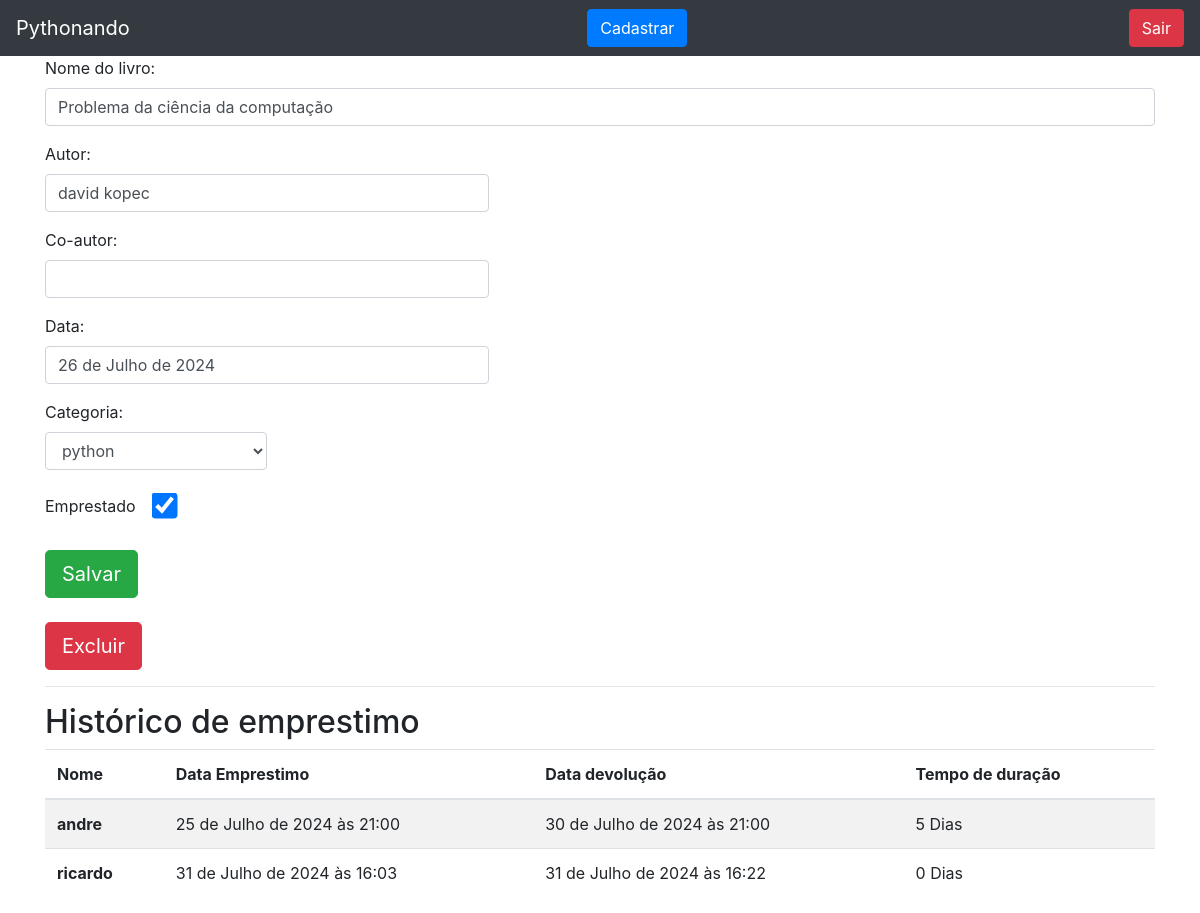
Screenshot of /livro/ver_livro/1 (signed in) with the database file from the repository.
### livro/models.py (models this page shows, shortened)
class Livros(models.Model):
    nome = models.CharField(max_length = 100)
    autor = models.CharField(max_length = 30)
    co_autor = models.CharField(max_length = 30, blank = True)
    data_cadastro = models.DateField(default = date.today)
    emprestado = models.BooleanField(default = False)
    categoria = models.ForeignKey(Categoria, on_delete=models.DO_NOTHING)
    usuario = models.ForeignKey(Usuarios, on_delete=models.DO_NOTHING)
    class Meta:
        verbose_name = 'Livro'

class Emprestimos(models.Model):
    choices = (
        ('P', 'Péssimo'),
        ('R', 'Ruim'),
        ('B', 'Bom'),
        ('O', 'Ótimo')
    )
    nome_emprestado = models.ForeignKey(Usuarios, on_delete=models.DO_NOTHING, blank = True, null = True)
    nome_emprestado_anonimo = models.CharField(max_length = 30, blank = True, null = True)
    data_emprestimo = models.DateTimeField(default=datetime.datetime.now())
    data_devolucao = models.DateTimeField(blank = True, null = True)
    livro = models.ForeignKey(Livros, on_delete=models.DO_NOTHING)
    avaliacao = models.CharField(max_length=1, choices=choices, blank = True, null = True)
    class Meta:
        verbose_name = 'Emprestimo'

### usuarios/models.py (models this page shows)
class Usuarios(models.Model):
    nome = models.CharField(max_length=30)
    email = models.EmailField()
    senha = models.CharField(max_length=64)
    class Meta:
        verbose_name = 'Usuário'
    def __str__(self):
        return self.nome

### livro/views.py (the view)
# urls.py: path('ver_livro/<int:id>', views.ver_livro, name='ver_livro'),
def ver_livro(request, id):
     if request.session.get('usuario'):
          livro = Livros.objects.get(id=id)
          if request.session.get('usuario') == livro.usuario.id:
               categoria_livro = Categoria.objects.filter(usuario_id = request.session.get('usuario'))
               emprestimos = Emprestimos.objects.filter(livro = livro)
               form_categoria = CategoriaLivro()
               usuarios = Usuarios.objects.all()
               form = CadastroLivro()
               usuario = Usuarios.objects.get(id = request.session['usuario'])
               form.fields['usuario'].initial = request.session['usuario']
               form.fields['categoria'].queryset = Categoria.objects.filter(usuario = usuario)
               livros = Livros.objects.filter(usuario = usuario)
               livros_emprestar = Livros.objects.filter(usuario = usuario).filter(emprestado = False)
               return render(request, 'ver_livro.html',{'livro': livro,
                                                       'categoria_livro': categoria_livro,
                                                       'emprestimos': emprestimos,
                                                       'usuario_logado': request.session.get('usuario'),
                                                       'form': form,
                                                       'id_livro': id,
                                                       'form_categoria': form_categoria,
                                                       'usuarios': usuarios,
                                                       'livros': livros,
                                                       'livros_emprestar': livros_emprestar})
          else:
               return HttpResponse('esse livro não é seu')
     return redirect('/auth/login/?status=2')

### livro/forms.py
class CadastroLivro(forms.ModelForm):
    class Meta:
        model = Livros
        fields = ('__all__')
    def __init__(self, *args, **kwargs):
        super().__init__(*args, **kwargs)
        self.fields['usuario'].widget = forms.HiddenInput()

class CategoriaLivro(forms.Form):
    nome = forms.CharField(max_length=30)
    descricao = forms.CharField(max_length=80)
    def __init__(self, *args, **kwargs):
        super().__init__(*args, **kwargs)
        self.fields['descricao'].widget = forms.Textarea()

### livro/models.py (called while the page is built)
    def __str__(self):
        return self.nome

### livro/templatestags/filtros.py (called while the page is built)
@register.filter
def mostra_duracao(value1, value2):
    return (value1 - value2).days

### livro/templates/ver_livro.html (shortened to what this page needs)
{% extends 'base.html'%}
{% load filtros %}
{% block 'conteudo' %}
<div class="container">
    <form action="#" method="POST">
        <p>
          <label>Nome do livro:</label>
          <input class="form-control" type="text" value="{{livro.nome}}">
        </p>
        <p>
          <label>Autor:</label>
          <input style="width: 40%;" class="form-control" type="text" value="{{livro.autor}}">
        </p>
        <p>
          <label>Co-autor:</label>
          <input style="width: 40%;" class="form-control" type="text" value="{{livro.co_autor}}">
        </p>
        <p>
          <label>Data:</label>
          <input style="width: 40%;" class="form-control" type="text" value="{{livro.data_cadastro}}">
        </p>
        <label>Categoria:</label>
        <select style="width: 20%;" class="form-control" name="categoria">
          {% for i in categoria_livro%}
            {% if livro.categoria.nome == i.nome %}
              <option selected>{{i}}</option>
            {% else %}
              <option>{{i}}</option>
            {% endif%}
          {% endfor %}
        </select>
        <br>
          <label>Emprestado &nbsp; &nbsp;</label>
          {% if livro.emprestado %}
            <input style="transform: scale(2.0);" checked type="checkbox" name="emprestado">
          {% else %}
            <input style="transform: scale(2.0);" type="checkbox" name="emprestado">
          {% endif %}
          <br>
          <br>
        <input type="submit" class="btn btn-success btn-lg" value="Salvar">
    </form>
    <br>
    <button type="button" class="btn btn-danger btn-lg" data-toggle="modal" data-target="#exampleModal2">
      Excluir
    </button>
    <hr>
    <h2>Histórico de emprestimo</h2>
    <table class="table table-striped">
      <thead>
        <tr>
          <th scope="col">Nome</th>
          <th scope="col">Data Emprestimo</th>
          <th scope="col">Data devolução</th>
          <th scope="col">Tempo de duração</th>
        </tr>
      </thead>
      <tbody>
        {% for i in emprestimos%}
          <tr>
            {% if i.nome_emprestado_anonimo == None %}
              <th scope="row">{{i.nome_emprestado}}</th>
            {% else %}
            <th scope="row">{{i.nome_emprestado_anonimo}}</th>
            {% endif%}
            <td>{{i.data_emprestimo}}</td>
            <td>{{i.data_devolucao}}</td>
            <td>{{ i.data_devolucao|mostra_duracao:i.data_emprestimo }} Dias</td>
          </tr>
        {% endfor %}
      </tbody>
    </table>
</div>
{% endblock%}

### templates/base.html (shortened to what this page needs)
{% load static %}
<!doctype html>
<html lang="pt-br">
  <head>
    <link rel="stylesheet" href="https://cdn.jsdelivr.net/npm/bootstrap@4.6.2/dist/css/bootstrap.min.css" >
  </head>
  <body>
    <nav class="navbar navbar-dark bg-dark">
        <a class="navbar-brand" href="">Pythonando</a>
        <button type="button" class="btn btn-primary" data-toggle="modal" data-target="#exampleModal">
          Cadastrar
        </button>
        {%if usuario_logado %}
        <a href="{% url 'sair'%}" class="btn btn-danger">Sair</a>
        {% endif%}
      </nav>
    {% block 'conteudo' %} {% endblock %}
  </body>
</html>

### rows the page displays
Livros: nome "Problema da ciência da computação", autor "david kopec", data_cadastro "26 de Julho de 2024"
Emprestimos: nome_emprestado "andre", data_emprestimo "25 de Julho de 2024 às 21:00", data_devolucao "30 de Julho de 2024 às 21:00", data_devolucao|mostra_duracao "5"
Emprestimos: nome_emprestado_anonimo "ricardo", data_emprestimo "31 de Julho de 2024 às 16:03", data_devolucao "31 de Julho de 2024 às 16:22", data_devolucao|mostra_duracao "0"

### other values shown
form field categoria "python"
